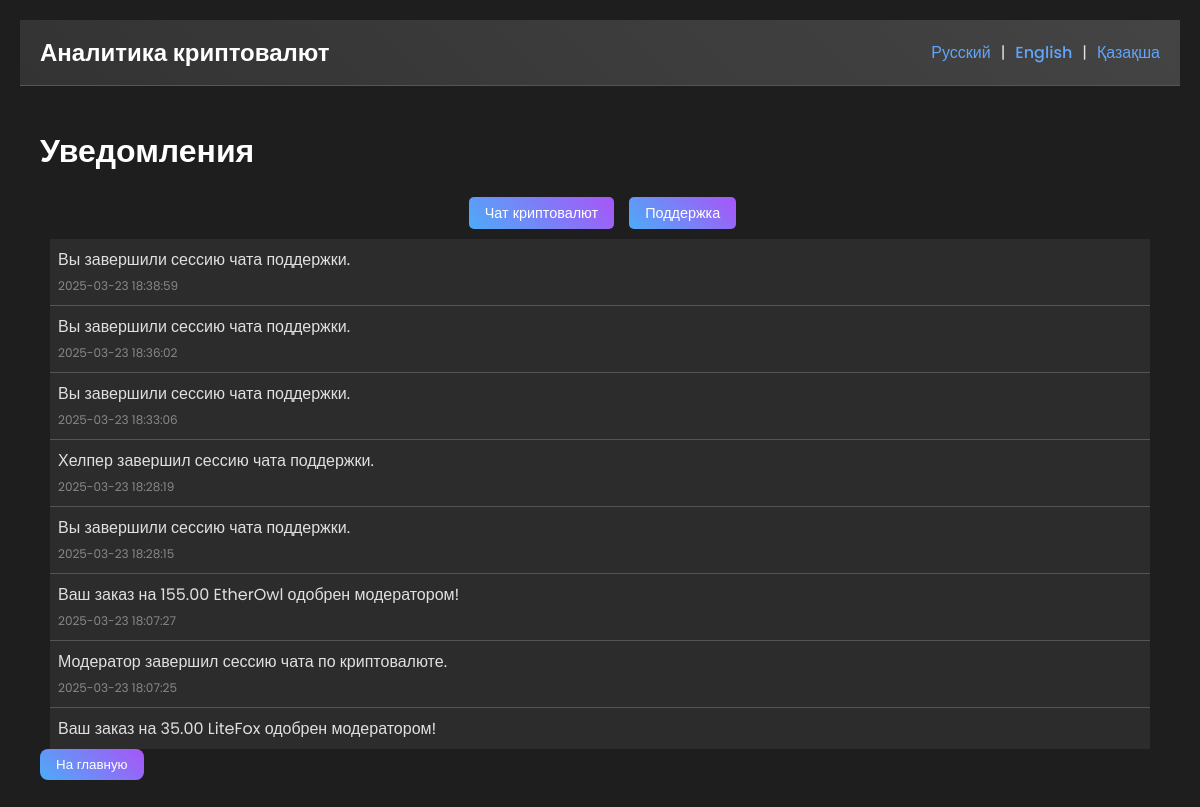
Screenshot of /notifications.php (signed in) with the database file from the repository.
### tables this page shows
CREATE TABLE IF NOT EXISTS `notifications` (
  `id` int NOT NULL AUTO_INCREMENT,
  `user_id` int NOT NULL,
  `message` text NOT NULL,
  `is_read` tinyint(1) DEFAULT '0',
  `created_at` timestamp NULL DEFAULT CURRENT_TIMESTAMP,
  PRIMARY KEY (`id`),
  KEY `user_id` (`user_id`)
);

### languages.php (called while the page is built, shortened)
<?php
if (isset($_GET['lang']) && in_array($_GET['lang'], ['ru', 'en', 'kz'])) {
    $lang = $_GET['lang'];
    $_SESSION['lang'] = $lang;
} elseif (isset($_SESSION['lang'])) {
    $lang = $_SESSION['lang'];
} else {
    $lang = 'ru';
    $_SESSION['lang'] = $lang;
}
?>

### notifications.php (the view, shortened to what this page needs)
<?php
require 'config.php';
require 'languages.php';
$userStmt = $conn->prepare("SELECT id FROM users WHERE username = :username");
$userStmt->bindParam(':username', $_SESSION['username']);
$userStmt->execute();
$user = $userStmt->fetch(PDO::FETCH_ASSOC);
$notificationsStmt = $conn->prepare("SELECT * FROM notifications WHERE user_id = :user_id ORDER BY created_at DESC");
$notificationsStmt->bindParam(':user_id', $user['id']);
$notificationsStmt->execute();
$notifications = $notificationsStmt->fetchAll(PDO::FETCH_ASSOC);
?>
<!DOCTYPE html>
<html lang="<?php echo $lang; ?>">
<head>
    <link rel="stylesheet" href="styles.css">
</head>
<body>
    <?php include 'header.php';  ?>
    <div class="container">
        <h1 class="fade-in"><?php echo $translations['notifications']; ?></h1>
        <div class="chat-buttons fade-in">
            <a href="kripto_help.php?lang=<?php echo $lang; ?>"><button class="chat-button crypto-button"><?php echo $translations['chat_crypto']; ?></button></a>
            <a href="helper_help.php?lang=<?php echo $lang; ?>"><button class="chat-button support-button"><?php echo $translations['support']; ?></button></a>
        </div>
        <?php if (empty($notifications)): ?>
            <p class="no-data"><?php echo $translations['no_notifications']; ?></p>
        <?php else: ?>
            <div class="notification-body fade-in">
                <?php foreach ($notifications as $notification): ?>
                    <div class="notification-message <?php echo $notification['is_read'] ? 'read' : 'unread'; ?>">
                        <p><?php echo htmlspecialchars($notification['message']); ?></p>
                        <small><?php echo htmlspecialchars($notification['created_at']); ?></small>
                    </div>
                <?php endforeach; ?>
            </div>
        <?php endif; ?>
        <a href="index.php?lang=<?php echo $lang; ?>"><button class="nav-button"><?php echo $translations['to_main']; ?></button></a>
    </div>
</body>
</html>

### header.php (shortened to what this page needs)
<?php
require_once 'languages.php';
?>
<header class="site-header">
    <div class="header-container">
        <a href="index.php" class="header-logo"><?php echo $translations['crypto_analytics']; ?></a>
        <div class="header-tools">
            <div class="language-switcher">
                <a href="?lang=ru" class="lang-link">Русский</a> |
                <a href="?lang=en" class="lang-link">English</a> |
                <a href="?lang=kz" class="lang-link">Қазақша</a>
            </div>
        </div>
    </div>
</header>

### styles.css (style rules this page uses)
.site-header { background: linear-gradient(45deg, #333, #444); padding: 15px 20px; border-bottom: 1px solid #555; position: sticky; top: 0; z-index: 1000; }
.header-container { max-width: 1200px; margin: 0 auto; display: flex; justify-content: space-between; align-items: center; }
.header-logo { color: #ffffff; font-size: 24px; font-weight: 600; text-decoration: none; }
.header-tools { display: flex; align-items: center; gap: 15px; }
.language-switcher { display: flex; gap: 10px; }
.lang-link { color: #60a5fa; text-decoration: none; font-weight: 500; transition: color 0.3s ease; }
body { font-family: 'Poppins', sans-serif; background-color: #1e1e1e; color: #e0e0e0; margin: 0; padding: 20px; }
.container { max-width: 1200px; margin: 0 auto; padding: 20px; position: relative; }
h1, h2, h3 { color: #ffffff; }
button { background: linear-gradient(45deg, #4dabf7, #a855f7); color: #fff; border: none; padding: 8px 16px; border-radius: 8px; cursor: pointer; transition: transform 0.3s ease, box-shadow 0.3s ease; font-weight: 500; }
.nav-button { background: linear-gradient(45deg, #4dabf7, #a855f7); }
.notification-body { padding: 10px; max-height: 500px; overflow-y: auto; }
.notification-message { padding: 8px; border-bottom: 1px solid #555; }
.notification-message.read { background-color: #2c2c2c; }
.notification-message p { margin: 0; }
.notification-message small { color: #888; font-size: 12px; }
.fade-in { animation: fadeIn 0.5s ease-in; }
.chat-buttons { display: flex; gap: 10px; margin-top: 20px; justify-content: center; }
.chat-button { padding: 8px 16px; border-radius: 5px; font-size: 14.4px; cursor: pointer; }
.crypto-button { background: linear-gradient(45deg, #4dabf7, #a855f7); }
.support-button { background: linear-gradient(45deg, #55ff55, #77ff77); }
.chat-button { background: linear-gradient(45deg, #4dabf7, #a855f7); color: #fff; margin-left: 5px; }

### rows the page displays
notifications: message "Вы завершили сессию чата поддержки.", created_at "2025-03-23 18:38:59"
notifications: message "Вы завершили сессию чата поддержки.", created_at "2025-03-23 18:36:02"
notifications: message "Вы завершили сессию чата поддержки.", created_at "2025-03-23 18:33:06"
notifications: message "Хелпер завершил сессию чата поддержки.", created_at "2025-03-23 18:28:19"
notifications: message "Вы завершили сессию чата поддержки.", created_at "2025-03-23 18:28:15"
notifications: message "Ваш заказ на 155.00 EtherOwl одобрен модератором!", created_at "2025-03-23 18:07:27"
notifications: message "Модератор завершил сессию чата по криптовалюте.", created_at "2025-03-23 18:07:25"
notifications: message "Ваш заказ на 35.00 LiteFox одобрен модератором!"

### other values shown
$translations['crypto_analytics'] "Аналитика криптовалют"
$translations['notifications'] "Уведомления"
$translations['chat_crypto'] "Чат криптовалют"
$translations['support'] "Поддержка"
$translations['to_main'] "На главную"
